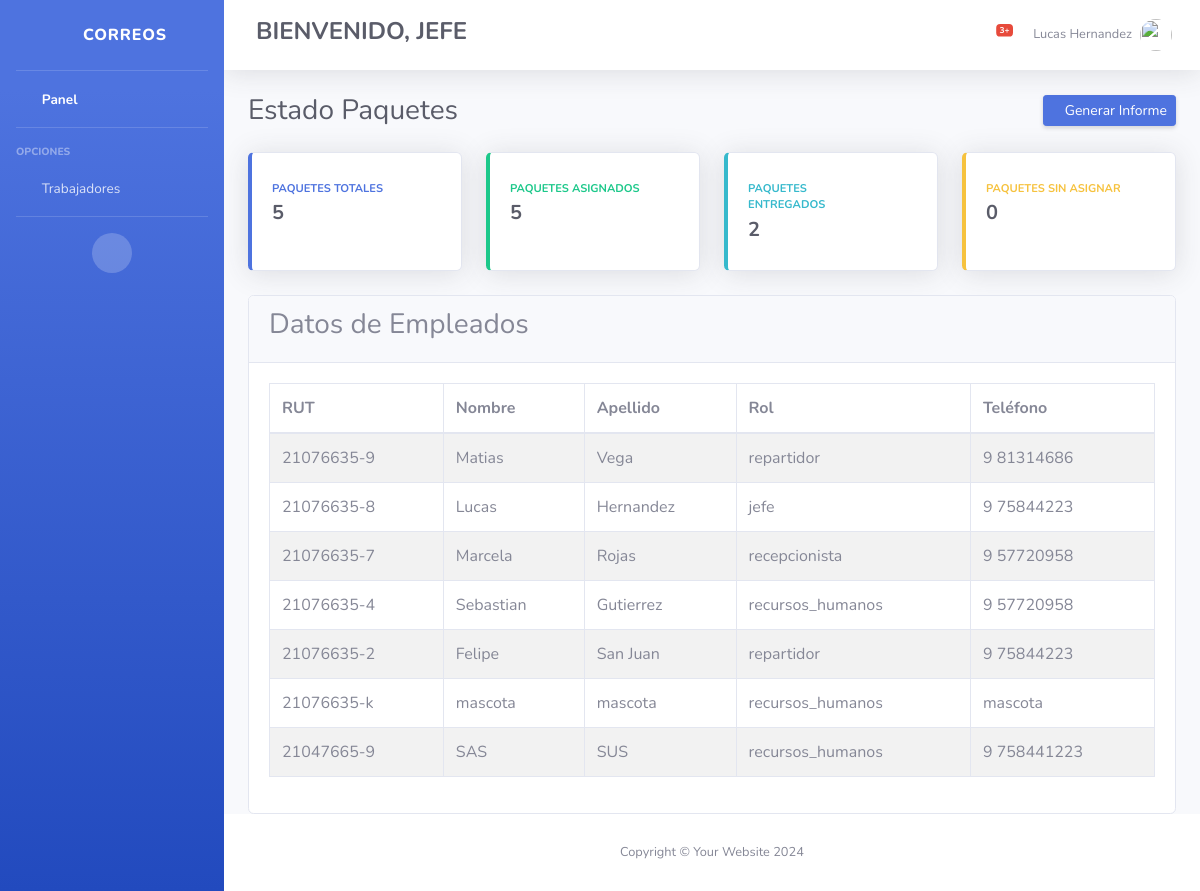
/jefe/ (signed in), run on the app's committed database.
### core/models.py (models this page shows, shortened)
class Trabajador(models.Model):
    user = models.OneToOneField(User, on_delete=models.CASCADE, related_name='trabajador')
    nombre = models.CharField(max_length=100)
    apellido = models.CharField(max_length=100)
    rut = models.CharField(max_length=12, unique=True)
    direccion = models.CharField(max_length=255)
    telefono = models.CharField(max_length=15)
    rol = models.CharField(max_length=50, choices=[('jefe', 'Jefe'), ('repartidor', 'Repartidor'), ('recursos_humanos', 'Recursos Humanos'), ('recepcionista', 'Recepcionista')])

### core/views.py (the view)
# urls.py: path('jefe/', views.jefe_dashboard, name='jefe_dashboard'),  # Para todos los empleados
@login_required
def jefe_dashboard(request, rol=None):
    if request.user.trabajador.rol != 'jefe':
        return redirect('logout')  # Asegura que solo el jefe pueda acceder
    if rol:
        empleados = Trabajador.objects.filter(rol=rol)  # Filtrar por rol
    else:
        empleados = Trabajador.objects.all()  # Mostrar todos los empleados si no se selecciona un rol
    repartidores = Trabajador.objects.filter(rol='repartidor')
    recepcionistas = Trabajador.objects.filter(rol='recepcionista')
    rrhh = Trabajador.objects.filter(rol='recursos_humanos')
    paquetes = Paquete.objects.select_related('repartidor').all()  # Asumiendo que el paquete tiene un campo 'repartidor'
    total_paquetes = Paquete.objects.count()  # Total de paquetes
    paquetes_asignados = Paquete.objects.filter(repartidor__isnull=False).count()  # Paquetes asignados
    paquetes_entregados = Paquete.objects.filter(estado='Entregado').count()  # Paquetes entregados
    paquetes_sin_asignar = Paquete.objects.filter(repartidor__isnull=True).count()  # Paquetes sin asignar
    context = {
        'empleados': empleados,
        'repartidores': repartidores,
        'recepcionistas': recepcionistas,
        'rrhh': rrhh,
        'paquetes': paquetes,
        'rol': rol,  # Pasamos el rol para saber cuál está seleccionado
        'total_paquetes': total_paquetes,
        'paquetes_asignados': paquetes_asignados,
        'paquetes_entregados': paquetes_entregados,
        'paquetes_sin_asignar': paquetes_sin_asignar,
    }
    return render(request, 'core/jefe.html', context)

### core/templates/core/jefe.html (shortened to what this page needs)
{% load static %}
<!DOCTYPE html>
<html lang="en">
<head>
    <link href="{% static 'core/vendor/fontawesome-free/css/all.min.css' %}" rel="stylesheet" type="text/css">
    <link href="https://cdn.jsdelivr.net/npm/font-awesome/css/font-awesome.min.css" rel="stylesheet">
    <link href="{% static 'core/css/sb-admin-2.min.css' %}" rel="stylesheet">
</head>
<body id="page-top">
    <div id="wrapper">
        <ul class="navbar-nav bg-gradient-primary sidebar sidebar-dark accordion" id="accordionSidebar">
            <a class="sidebar-brand d-flex align-items-center justify-content-center" href="#">
                <div class="sidebar-brand-icon rotate-n-15">
                    <i class="fas fa-envelope"></i>
                </div>
                <div class="sidebar-brand-text mx-3">Correos</div>
            </a>
            <hr class="sidebar-divider my-0">
            <li class="nav-item active">
                <a class="nav-link">
                    <i class="fas fa-fw fa-tachometer-alt"></i>
                    <span>Panel</span></a>
            </li>
            <hr class="sidebar-divider">
            <div class="sidebar-heading">
                Opciones
            </div>
            <li class="nav-item">
                <a class="nav-link collapsed" href="" data-toggle="collapse" data-target="#collapsePages"
                    aria-expanded="true" aria-controls="collapsePages">
                    <i class="fas fa-fw fa-folder"></i>
                    <span>Trabajadores</span>
                </a>
            </li>
            <hr class="sidebar-divider d-none d-md-block">
            <div class="text-center d-none d-md-inline">
                <button class="rounded-circle border-0" id="sidebarToggle"></button>
            </div>
        </ul>
        <div id="content-wrapper" class="d-flex flex-column">
            <div id="content">
                <nav class="navbar navbar-expand navbar-light bg-white topbar mb-4 static-top shadow">
                    <div class="d-none d-sm-inline-block form-inline mr-auto ml-md-3 my-2 my-md-0 mw-100 navbar-search">
                        <div class="input-group">
                            <h4 class="text-dark font-weight-bold">BIENVENIDO, {{ request.user.trabajador.rol|upper }}</h4>
                        </div>
                    </div>
                    <ul class="navbar-nav ml-auto">
                        <li class="nav-item dropdown no-arrow mx-1">
                            <a class="nav-link dropdown-toggle" href="#" id="alertsDropdown" role="button"
                                data-toggle="dropdown" aria-haspopup="true" aria-expanded="false">
                                <i class="fas fa-bell fa-fw"></i>
                                <span class="badge badge-danger badge-counter">3+</span>
                            </a>
                        </li>
                        <li class="nav-item dropdown no-arrow">
                            <a class="nav-link dropdown-toggle" href="#" id="userDropdown" role="button"
                                data-toggle="dropdown" aria-haspopup="true" aria-expanded="false">
                                <span class="mr-2 d-none d-lg-inline text-gray-600 small">{{ request.user.trabajador.nombre }} {{ request.user.trabajador.apellido }}</span>
                                <img class="img-profile rounded-circle"
                                    src="{% static 'core/images/undraw_profile.svg' %}">
                            </a>
                        </li>
                    </ul>
                </nav>
                <div class="container-fluid">
                    <div class="d-sm-flex align-items-center justify-content-between mb-4">
                        <h1 class="h3 mb-0 text-gray-800">Estado Paquetes</h1>
                        <a href="/descargar_tabla/" class="d-none d-sm-inline-block btn btn-sm btn-primary shadow-sm"><i
                                class="fas fa-download fa-sm text-white-50"></i> Generar Informe</a>
                    </div>
                        <div class="row">
                            <div class="col-xl-3 col-md-6 mb-4">
                                <div class="card border-left-primary shadow h-100 py-2">
                                    <div class="card-body">
                                        <div class="row no-gutters align-items-center">
                                            <div class="col mr-2">
                                                <div class="text-xs font-weight-bold text-primary text-uppercase mb-1">
                                                    Paquetes Totales
                                                </div>
                                                <div class="h5 mb-0 font-weight-bold text-gray-800">{{ total_paquetes }}</div>
                                            </div>
                                            <div class="col-auto">
                                                <i class="fas fa-box fa-2x text-gray-300"></i>
                                            </div>
                                        </div>
                                    </div>
                                </div>
                            </div>
                            <div class="col-xl-3 col-md-6 mb-4">
                                <div class="card border-left-success shadow h-100 py-2">
                                    <div class="card-body">
                                        <div class="row no-gutters align-items-center">
                                            <div class="col mr-2">
                                                <div class="text-xs font-weight-bold text-success text-uppercase mb-1">
                                                    Paquetes Asignados
                                                </div>
                                                <div class="h5 mb-0 font-weight-bold text-gray-800">{{ paquetes_asignados }}</div>
                                            </div>
                                            <div class="col-auto">
                                                <i class="fas fa-box fa-2x text-gray-300"></i>
                                            </div>
                                        </div>
                                    </div>
                                </div>
                            </div>
                            <div class="col-xl-3 col-md-6 mb-4">
                                <div class="card border-left-info shadow h-100 py-2">
                                    <div class="card-body">
                                        <div class="row no-gutters align-items-center">
                                            <div class="col mr-2">
                                                <div class="text-xs font-weight-bold text-info text-uppercase mb-1">
                                                    Paquetes Entregados
                                                </div>
                                                <div class="row no-gutters align-items-center">
                                                    <div class="col-auto">
                                                        <div class="h5 mb-0 mr-3 font-weight-bold text-gray-800">{{ paquetes_entregados }}</div>
                                                    </div>
                                                </div>
                                            </div>
                                            <div class="col-auto">
                                                <i class="fas fa-box-open fa-2x text-gray-300"></i>
                                            </div>
                                        </div>
                                    </div>
                                </div>
                            </div>
                            <div class="col-xl-3 col-md-6 mb-4">
                                <div class="card border-left-warning shadow h-100 py-2">
                                    <div class="card-body">
                                        <div class="row no-gutters align-items-center">
                                            <div class="col mr-2">
                                                <div class="text-xs font-weight-bold text-warning text-uppercase mb-1">
                                                    Paquetes sin Asignar
                                                </div>
                                                <div class="h5 mb-0 font-weight-bold text-gray-800">{{ paquetes_sin_asignar }}</div>
                                            </div>
                                            <div class="col-auto">
                                                <i class="fas fa-box fa-2x text-gray-300"></i>
                                            </div>
                                        </div>
                                    </div>
                                </div>
                            </div>
                        </div>
        <div class="card">
            <div class="card-header">
                <h3>Datos de Empleados</h3>
            </div>
            <div class="card-body">
                <table class="table table-bordered table-striped" id="empleados-table">
                    <thead>
                        <tr>
                            <th>RUT</th>
                            <th>Nombre</th>
                            <th>Apellido</th>
                            <th>Rol</th>
                            <th>Teléfono</th>
                        </tr>
                    </thead>
                    <tbody>
                        {% for trabajador in empleados %}
                        <tr>
                            <td>{{ trabajador.rut }}</td>
                            <td>{{ trabajador.nombre }}</td>
                            <td>{{ trabajador.apellido }}</td>
                            <td>{{ trabajador.rol }}</td>
                            <td>{{ trabajador.telefono }}</td>
                        </tr>
                        {% endfor %}
                    </tbody>
                </table>
            </div>
        </div>
            </div>
            <footer class="sticky-footer bg-white">
                <div class="container my-auto">
                    <div class="copyright text-center my-auto">
                        <span>Copyright &copy; Your Website 2024</span>
                    </div>
                </div>
            </footer>
        </div>
    </div>
</body>
</html>

### data on the page
Trabajador: rut "21076635-9", nombre "Matias", apellido "Vega", rol "repartidor", telefono "9 81314686"
Trabajador: rut "21076635-8", nombre "Lucas", apellido "Hernandez", rol "jefe", telefono "9 75844223"
Trabajador: rut "21076635-7", nombre "Marcela", apellido "Rojas", rol "recepcionista", telefono "9 57720958"
Trabajador: rut "21076635-4", nombre "Sebastian", apellido "Gutierrez", rol "recursos_humanos", telefono "9 57720958"
Trabajador: rut "21076635-2", nombre "Felipe", apellido "San Juan", rol "repartidor", telefono "9 75844223"
Trabajador: rut "21076635-k", nombre "mascota", apellido "mascota", rol "recursos_humanos", telefono "mascota"
Trabajador: rut "21047665-9", nombre "SAS", apellido "SUS", rol "recursos_humanos", telefono "9 758441223"

### other printed values
{{ request.user.trabajador.rol|upper }} "JEFE"
{{ request.user.trabajador.nombre }} "Lucas"
{{ request.user.trabajador.apellido }} "Hernandez"
{{ total_paquetes }} "5"
{{ paquetes_asignados }} "5"
{{ paquetes_entregados }} "2"
{{ paquetes_sin_asignar }} "0"
